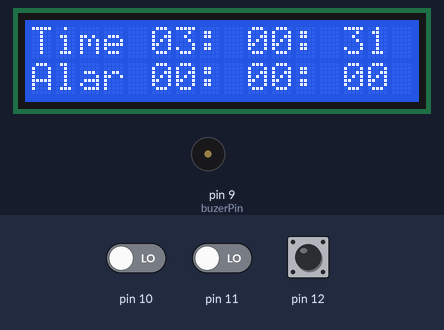
A sketch run on a simulated Arduino Uno, built with avr-gcc and run on an emulated ATmega328P. On the bench: 16×2 character LCD, buzzer (waves = sounding, pin HIGH). The inputs (shaded band) are chosen by the test bench; at power-on: pin 12 LOW, pin 10 LOW, pin 11 LOW. What the sketch prints to the serial monitor is not drawn.

Above: at 2.7 s.
2.8 s: pin 12 driven HIGH
4.3 s: pin 12 driven LOW
At 6.4 s:
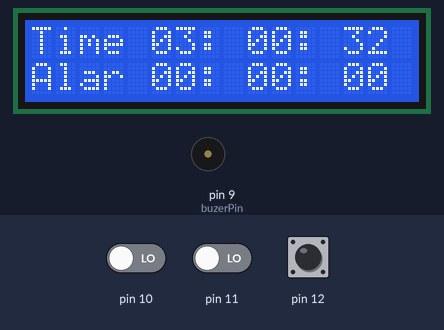
7.3 s: pin 12 pulsed HIGH 2 times (0.12 s each, 0.3 s apart)
At 8.9 s:
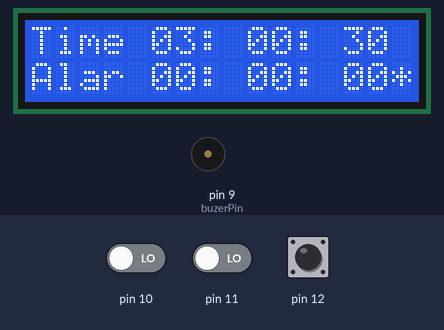
10.9 s: pin 10 driven HIGH
At 11.4 s:
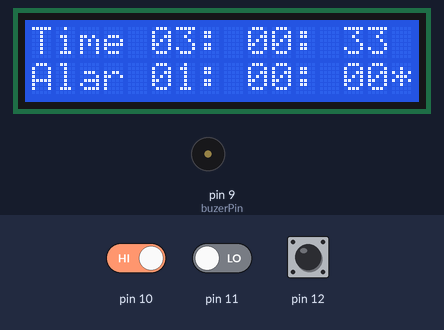
13.6 s: pin 11 driven HIGH
At 14.9 s:
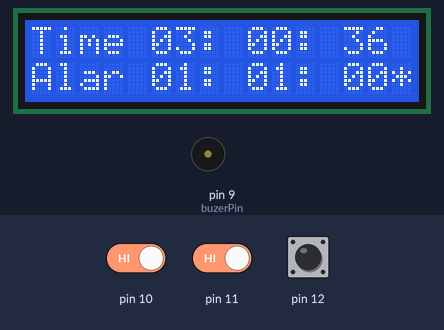
Timing chart, 0 to 16.6 s (numbered marks = the images above; inputs shaded):
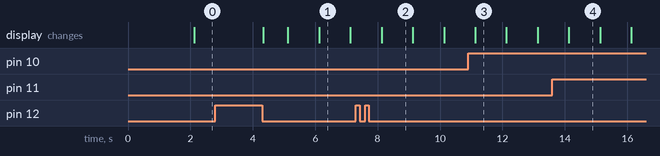

The sketch:

Clock_I2C_lcd_1109.ino
```cpp
#include <TimerOne.h>
#include <LiquidCrystal_I2C.h>
#define buzerPin 9

LiquidCrystal_I2C lcd(0x27, 16, 2);

volatile bool timer1Flag=false;
volatile unsigned long secCount = 0;

unsigned long lastDebounceTime = 0;
unsigned long debounceDelay = 10;

char lcdLine1[17]="Smart IoT By KSH";
char lcdLine2[17]="WiFi Connecting!";

typedef struct{
  char togle_name;
  const int BT_pin;
  int BT_State;
  int last_BT_State;
  int cnt;
  int reading;
}TOGLE;

typedef struct{
  int hour;
  int min;
  int sec;
  char state;
}TIME;

TOGLE A = { 'A', 10, LOW, HIGH, 0};
TOGLE B = { 'B', 11, LOW, HIGH, 0};
TOGLE C = { 'C', 12, LOW, HIGH, 0};

TIME Time = {3,0,30};
TIME Alarm = {0,0,0};

bool LCD1state = false;
bool LCD2state = false;
bool AlarmState = false;

int Bstate = 1;
int AlarmTime = 100;

void setup()
{
  Serial.begin(9600);
  Serial.println("test");

  lcd.init();
  lcd.backlight();

  sprintf(lcdLine1, "Time %02d: %02d: %02d", Time.hour, Time.min, Time.sec);
  lcdDisplay(0,0,lcdLine1);
  sprintf(lcdLine2, "Alar %02d: %02d: %02d", Alarm.hour, Alarm.min, Alarm.sec);
  lcdDisplay(0,1,lcdLine2);

  Timer1.initialize(1000000); //uSec 1000000:1Sec
  Timer1.attachInterrupt(timer1Isr);

  pinMode(A.BT_pin, INPUT);
  pinMode(B.BT_pin, INPUT);
  pinMode(C.BT_pin, INPUT);

  pinMode(buzerPin, OUTPUT);
}

void loop()
{
   togle_BT(&A);
   togle_BT(&B);
   togle_BT(&C);

   if(timer1Flag)
   {
      sprintf(lcdLine1, "Time %02d: %02d: %02d%c", Time.hour, Time.min, Time.sec, Time.state);
      lcdDisplay(0,0,lcdLine1);
      sprintf(lcdLine2, "Alar %02d: %02d: %02d%c", Alarm.hour, Alarm.min, Alarm.sec, Alarm.state);
      lcdDisplay(0,1,lcdLine2);

      if(Time.hour==Alarm.hour && Time.min==Alarm.min)
      {
              if(Time.sec==Alarm.sec)
              {
                AlarmTime = 0;
                Bstate = 0;
                AlarmState = true;
              }

              if(AlarmTime < 60)
              {
                  if(AlarmState == true)
                  {
                      if(Bstate == 0)
                      {
                        digitalWrite(buzerPin, HIGH);
                        Bstate = 1;
                      }
                      else if(Bstate == 1)
                      {
                        digitalWrite(buzerPin, LOW);
                        Bstate = 0;
                      }
                      AlarmTime++;
                  }
              }
      }

      Time.sec++;
      if ( Time.sec == 60)
      {
          Time.sec = 0;
          Time.min++;
          if ( Time.min == 60)
          {
              Time.min = 0;
              Time.hour++;
              if(Time.hour == 24)
              {
                  Time.hour = 0;
              }
          }
      }

      timer1Flag = false;
   }
}

void lcdDisplay(int x, int y, char * str)
{
  int len = 16 - strlen(str);
  lcd.setCursor(x,y);
  lcd.print(str);
  for(int i=len;i>0;i--)
    lcd.write(' ');
}

void timer1Isr()
{
  timer1Flag = true;
  secCount++;
}

void togle_BT(TOGLE* T)
{
    T->reading = digitalRead(T->BT_pin);

    if (T->reading != T->last_BT_State)
    {
      lastDebounceTime = millis();
      T->last_BT_State = T->reading;
    }

    if ((millis() - lastDebounceTime) > debounceDelay)
    {
        if (T->reading != T->BT_State)
        {
            T->BT_State = T->reading;
            if (T->BT_State == HIGH)
            {
                if(T->togle_name == 'A')
                {
                     AlarmState = false;
                     if(LCD1state == true)
                     {
                        if(Time.hour==24)
                        {
                          Time.hour = 0;
                        }
                        Time.hour++;
                     }
                     else if (LCD2state == true)
                     {
                        if(Alarm.hour==24)
                        {
                          Alarm.hour = 0;
                        }
                        Alarm.hour++;
                     }
                }
                else if(T->togle_name == 'B')
                {
                     AlarmState = false;
                     if(LCD1state == true)
                     {
                        if(Time.min==60)
                        {
                          Time.min = 0;
                        }
                        Time.min++;
                     }
                     else if (LCD2state == true)
                     {
                        if(Alarm.min==60)
                        {
                          Alarm.min = 0;
                        }
                        Alarm.min++;
                     }
                }
                else if(T->togle_name == 'C')
                {
                    T->cnt++;
                    AlarmState = false;

                    unsigned long BTtime = millis();

                    while(digitalRead(T->BT_pin)==HIGH)
                    {
                        if(millis()+2000)
                        {
                            Time.state = '\0';
                            Alarm.state = '\0';
                            Time = {3,0,30};
                            Alarm = {0,0,0};
                            LCD1state = false;
                            LCD2state = false;
                        }
                    }

                    if(T->cnt == 1)
                    {
                        Time = {3,0,30};
                        Alarm = {0,0,0};
                        LCD1state = false;
                        LCD2state = false;
                    }
                    else if (T->cnt == 2)
                    {
                        Time.state = '*';
                        Alarm.state = '\0';
                        LCD1state = true;
                        LCD2state = false;
                    }
                    else if (T->cnt == 3)
                    {
                        Time.state = '\0';
                        Alarm.state = '*';
                        LCD1state = false;
                        LCD2state = true;
                        Bstate = 0;
                    }
                    else if (T->cnt == 4)
                    {
                        Time.state = '\0';
                        Alarm.state = '\0';
                        LCD1state = false;
                        LCD2state = false;
                        Bstate = 0;
                        T->cnt = 0;
                    }
                }
            }
        }
    }
}
```

Measured:
- after the input at 2.8 s, every drawn part: stays the same
- after the input at 4.3 s, the display: first changes at once (image 1 shows a later state)
- after the input at 7.3 s, the display: changes after 0.83 s (image 2)
- what the display in image 1 shows lasts 1.0 s, from 6.1 s to 7.1 s
